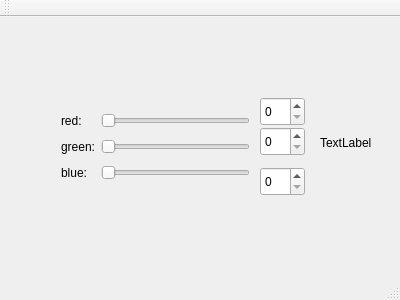
<?xml version="1.0" encoding="UTF-8"?>
<ui version="4.0">
 <class>MainWindow</class>
 <widget class="QMainWindow" name="MainWindow">
  <property name="geometry">
   <rect>
    <x>0</x>
    <y>0</y>
    <width>400</width>
    <height>300</height>
   </rect>
  </property>
  <property name="windowTitle">
   <string>MainWindow</string>
  </property>
  <widget class="QWidget" name="centralWidget">
   <widget class="QWidget" name="gridLayoutWidget">
    <property name="geometry">
     <rect>
      <x>50</x>
      <y>80</y>
      <width>211</width>
      <height>101</height>
     </rect>
    </property>
    <layout class="QGridLayout" name="gridLayout">
     <item row="1" column="1">
      <widget class="QSlider" name="horizontalSliderRed">
       <property name="orientation">
        <enum>Qt::Horizontal</enum>
       </property>
      </widget>
     </item>
     <item row="3" column="0">
      <widget class="QLabel" name="labelBlue">
       <property name="text">
        <string>blue:</string>
       </property>
      </widget>
     </item>
     <item row="1" column="0">
      <widget class="QLabel" name="labelRed">
       <property name="text">
        <string>red:</string>
       </property>
      </widget>
     </item>
     <item row="3" column="1">
      <widget class="QSlider" name="horizontalSliderBlue">
       <property name="orientation">
        <enum>Qt::Horizontal</enum>
       </property>
      </widget>
     </item>
     <item row="2" column="1">
      <widget class="QSlider" name="horizontalSliderGreen">
       <property name="orientation">
        <enum>Qt::Horizontal</enum>
       </property>
      </widget>
     </item>
     <item row="2" column="0">
      <widget class="QLabel" name="labelGreen">
       <property name="text">
        <string>green:</string>
       </property>
      </widget>
     </item>
    </layout>
   </widget>
   <widget class="QLabel" name="colorLabel">
    <property name="geometry">
     <rect>
      <x>320</x>
      <y>100</y>
      <width>62</width>
      <height>51</height>
     </rect>
    </property>
    <property name="text">
     <string>TextLabel</string>
    </property>
   </widget>
   <widget class="QSpinBox" name="spinBoxGreen">
    <property name="geometry">
     <rect>
      <x>260</x>
      <y>110</y>
      <width>45</width>
      <height>29</height>
     </rect>
    </property>
   </widget>
   <widget class="QSpinBox" name="spinBoxRed">
    <property name="geometry">
     <rect>
      <x>260</x>
      <y>80</y>
      <width>45</width>
      <height>29</height>
     </rect>
    </property>
   </widget>
   <widget class="QSpinBox" name="spinBoxBlue">
    <property name="geometry">
     <rect>
      <x>260</x>
      <y>150</y>
      <width>45</width>
      <height>29</height>
     </rect>
    </property>
   </widget>
  </widget>
  <widget class="QMenuBar" name="menuBar">
   <property name="geometry">
    <rect>
     <x>0</x>
     <y>0</y>
     <width>400</width>
     <height>25</height>
    </rect>
   </property>
  </widget>
  <widget class="QToolBar" name="mainToolBar">
   <attribute name="toolBarArea">
    <enum>TopToolBarArea</enum>
   </attribute>
   <attribute name="toolBarBreak">
    <bool>false</bool>
   </attribute>
  </widget>
  <widget class="QStatusBar" name="statusBar"/>
 </widget>
 <layoutdefault spacing="6" margin="11"/>
 <resources/>
 <connections>
  <connection>
   <sender>horizontalSliderRed</sender>
   <signal>valueChanged(int)</signal>
   <receiver>spinBoxRed</receiver>
   <slot>setValue(int)</slot>
   <hints>
    <hint type="sourcelabel">
     <x>141</x>
     <y>141</y>
    </hint>
    <hint type="destinationlabel">
     <x>278</x>
     <y>131</y>
    </hint>
   </hints>
  </connection>
  <connection>
   <sender>horizontalSliderGreen</sender>
   <signal>valueChanged(int)</signal>
   <receiver>spinBoxGreen</receiver>
   <slot>setValue(int)</slot>
   <hints>
    <hint type="sourcelabel">
     <x>148</x>
     <y>168</y>
    </hint>
    <hint type="destinationlabel">
     <x>275</x>
     <y>170</y>
    </hint>
   </hints>
  </connection>
  <connection>
   <sender>horizontalSliderBlue</sender>
   <signal>valueChanged(int)</signal>
   <receiver>spinBoxBlue</receiver>
   <slot>setValue(int)</slot>
   <hints>
    <hint type="sourcelabel">
     <x>193</x>
     <y>204</y>
    </hint>
    <hint type="destinationlabel">
     <x>280</x>
     <y>209</y>
    </hint>
   </hints>
  </connection>
 </connections>
</ui>
